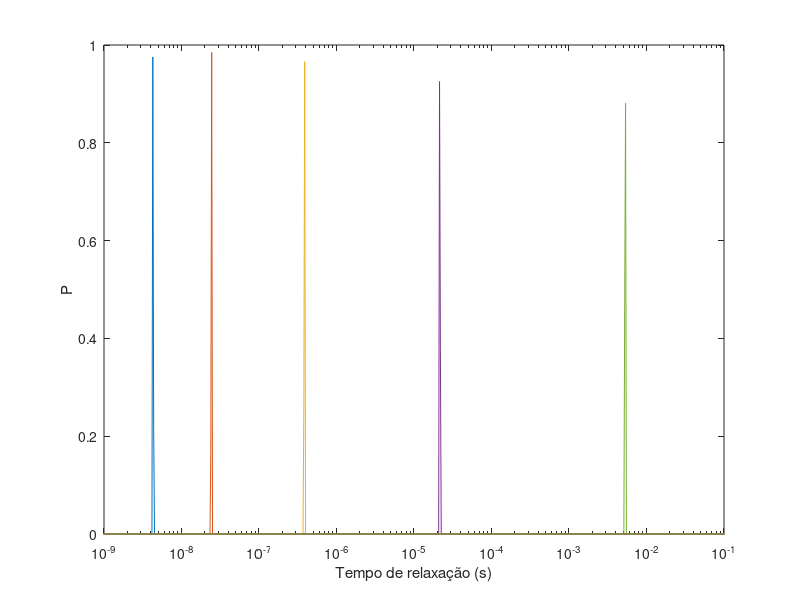

Reproduce this figure in MATLAB. (Note: this script raises an error after producing the figure.)
clc;clear;format long;

%-------Synthetic data calculation----------%

% Frequency array
freq = logspace(1,20,2000);   % frequency array
minfreq = min(freq);
maxfreq = max(freq);
fw = length(freq);
w = 2*pi*freq;  % angular frequency array

% Particle sizes
diam = [10e-9, 13e-9, 16e-9, 19e-9, 22e-9];
raio = diam/2;
raio1 = diam(1)/2;
raio2 = diam(2)/2;
raio3 = diam(3)/2;
raio4 = diam(4)/2;
raio5 = diam(5)/2;

% Volume
volume = (4/3)*pi*(raio.^3);

% Constants
t0 = 1e-9;      % segundos
Ms = 2.39e+5;   % A/m
m0 = 1.26e-6;   % H/m
Hc = 3.66e+4;   % A/m
Hk = Hc * 2.09; % A/m
Kb = 1.38e-23;  % J/K
T = 300;        % K
KbT = Kb*T; % J
K = 1.15e+4;    % J/m3

% KV (J)
KV = K*volume;

% B
B = KV/KbT;

% t
t = t0*exp(B);

% Xhf
Xhf = (m0*volume*Ms)/(3*KbT);

% Xlf
Xlf = (2*Ms)/(3*Hk);

% ΔX
deltaX = Xlf - Xhf;

% wt and (wt)²
transT = transpose(t);
wt = w.*transT;
wt2 = wt.^2;

% X' real using X' = Xhf + DX/(1+wt2)
a = 1./(1.+wt2);
ta = transpose(a);
b = deltaX .* ta;
Xr = Xhf + b;

% X'' using X'' = ΔXwt/(1+(wt)²)
ai = wt./(1.+wt2);
tai = transpose(ai);
bi = deltaX .* tai;
Xi = bi;

%------------------Inversion method-------------------%

% Time array
tk = logspace(-10,1,1000);   
tamanhotk = length(tk);     
tkmin = min(tk);
tkmax = max(tk);

% Mr e Mi matrices
Mr = zeros(fw,tamanhotk);
Mi = zeros(fw,tamanhotk);
for i=1:fw
    for j=1:tamanhotk
        denominador = (w(i)*tk(j))^2;
        denominador = denominador + 1;
        Mr(i,j) = 1/denominador;
        Mi(i,j) = (w(i)*tk(j))/denominador;
    end
end

% ΔX parameter 
di = Xi;
di1 = Xi(:,1);
di2 = Xi(:,2);
di3 = Xi(:,3);
di4 = Xi(:,4);
di5 = Xi(:,5);
q = linsolve(Mi,di);
q1 = lsqnonneg(Mi,di1);
q2 = lsqnonneg(Mi,di2);
q3 = lsqnonneg(Mi,di3);
q4 = lsqnonneg(Mi,di4);
q5 = lsqnonneg(Mi,di5);
dXinv = norm(q);
dXinv1 = norm(q1);
dXinv2 = norm(q2);
dXinv3 = norm(q3);
dXinv4 = norm(q4);
dXinv5 = norm(q5);

% Xhf parameter
dr = Xr;
r = dr - (Mr*q);
Xhfinv = mean(r);

% p distribution
p = q./dXinv;
p1 = q1./dXinv1;
p2 = q2./dXinv2;
p3 = q3./dXinv3;
p4 = q4./dXinv4;
p5 = q5./dXinv5;

% p distributin figure using inversion data
figure, semilogx(tk,p1)
hold on
semilogx(tk,p2)
semilogx(tk,p3)
semilogx(tk,p4)
semilogx(tk,p5)
hold off
xlim([1e-9 1e-1])
xlabel('Tempo de relaxação (s)')
ylabel('P')
fontsize(gca,12,"points")
legend('d = 10nm', 'd = 13nm', 'd = 16nm', 'd = 19nm', 'd = 22nm',Location='southwest')

% cross-plot of calculated and simulated ΔX
dxinv = [dXinv1,dXinv2,dXinv3,dXinv4,dXinv5];
figure, loglog(deltaX,dxinv, "ro")
xlabel('delta X calculado')
ylabel('delta X simulado')


% X' using inversion data
a = 1./(1.+wt2);
ta = transpose(a);
b = dXinv .* ta;
Xrinv = Xhfinv + b;

% X' curve comparing calculated and simulated values
figure, loglog(freq,Xr(:,1),freq,Xr(:,2),freq,Xr(:,3),freq,Xr(:,4),freq,Xr(:,5))
xlim([minfreq maxfreq])
%xlim([1e+1 1e+12])
hold on
loglog(freq,Xrinv(:,1), "o")
hold on
loglog(freq,Xrinv(:,2), "o")
hold on
loglog(freq,Xrinv(:,3), "o")
hold on
loglog(freq,Xrinv(:,4), "o")
hold on
loglog(freq,Xrinv(:,5), "o")
xlabel('Tempo de relaxação (s)')
ylabel("X' (SI )")
fontsize(gca,12,"points")
legend('d = 10nm', 'd = 13nm', 'd = 16nm', 'd = 19nm', 'd = 22nm', 'dinv = 10nm', 'dinv = 13nm', 'dinv = 16nm', 'dinv = 19nm', 'dinv = 22nm' ,Location='northeast')